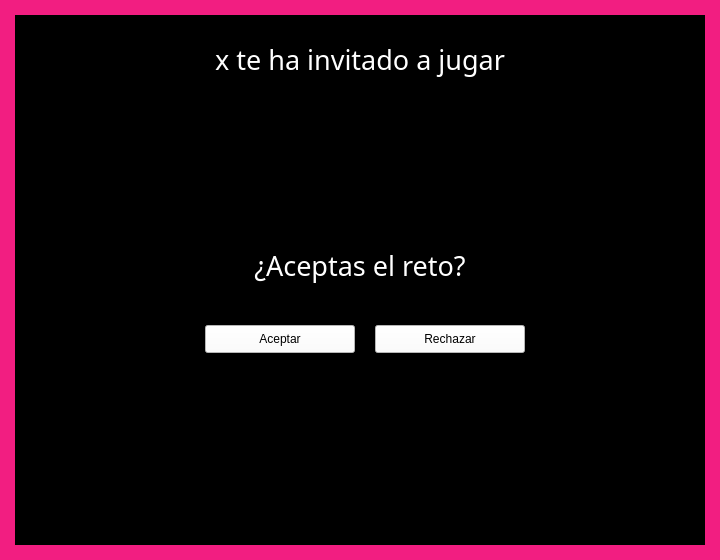
<?xml version="1.0" encoding="UTF-8"?>
<ui version="4.0">
 <class>Form</class>
 <widget class="QWidget" name="Form">
  <property name="geometry">
   <rect>
    <x>0</x>
    <y>0</y>
    <width>720</width>
    <height>560</height>
   </rect>
  </property>
  <property name="windowTitle">
   <string>Form</string>
  </property>
  <property name="styleSheet">
   <string notr="true">background-color: #F21E81</string>
  </property>
  <widget class="QWidget" name="widget" native="true">
   <property name="geometry">
    <rect>
     <x>15</x>
     <y>15</y>
     <width>690</width>
     <height>530</height>
    </rect>
   </property>
   <property name="styleSheet">
    <string notr="true">background-color: black</string>
   </property>
   <widget class="QLabel" name="title">
    <property name="geometry">
     <rect>
      <x>45</x>
      <y>19</y>
      <width>600</width>
      <height>51</height>
     </rect>
    </property>
    <property name="font">
     <font>
      <family>Gadugi</family>
      <pointsize>20</pointsize>
      <italic>false</italic>
     </font>
    </property>
    <property name="styleSheet">
     <string notr="true">color: white</string>
    </property>
    <property name="text">
     <string>x te ha invitado a jugar</string>
    </property>
    <property name="alignment">
     <set>Qt::AlignCenter</set>
    </property>
   </widget>
   <widget class="QPushButton" name="accept_button">
    <property name="geometry">
     <rect>
      <x>190</x>
      <y>310</y>
      <width>150</width>
      <height>28</height>
     </rect>
    </property>
    <property name="styleSheet">
     <string notr="true">background-color: white;
font-family: arial;
</string>
    </property>
    <property name="text">
     <string>Aceptar</string>
    </property>
    <property name="autoDefault">
     <bool>false</bool>
    </property>
    <property name="default">
     <bool>false</bool>
    </property>
    <property name="flat">
     <bool>false</bool>
    </property>
   </widget>
   <widget class="QLabel" name="simbolos">
    <property name="geometry">
     <rect>
      <x>260</x>
      <y>380</y>
      <width>181</width>
      <height>111</height>
     </rect>
    </property>
    <property name="styleSheet">
     <string notr="true">background-color: none;</string>
    </property>
    <property name="text">
     <string/>
    </property>
    <property name="pixmap">
     <pixmap>../Sprites/Decoraciones/tarjeta.png</pixmap>
    </property>
    <property name="scaledContents">
     <bool>true</bool>
    </property>
   </widget>
   <widget class="QLabel" name="logo">
    <property name="geometry">
     <rect>
      <x>70</x>
      <y>100</y>
      <width>590</width>
      <height>151</height>
     </rect>
    </property>
    <property name="text">
     <string/>
    </property>
    <property name="pixmap">
     <pixmap>../Sprites/Logos/logo_blanco.png</pixmap>
    </property>
    <property name="scaledContents">
     <bool>true</bool>
    </property>
    <property name="alignment">
     <set>Qt::AlignCenter</set>
    </property>
   </widget>
   <widget class="QLabel" name="reto">
    <property name="geometry">
     <rect>
      <x>45</x>
      <y>225</y>
      <width>600</width>
      <height>51</height>
     </rect>
    </property>
    <property name="font">
     <font>
      <family>Gadugi</family>
      <pointsize>20</pointsize>
      <italic>false</italic>
     </font>
    </property>
    <property name="styleSheet">
     <string notr="true">color: white</string>
    </property>
    <property name="text">
     <string>¿Aceptas el reto?</string>
    </property>
    <property name="alignment">
     <set>Qt::AlignCenter</set>
    </property>
   </widget>
   <widget class="QPushButton" name="rechazar_button">
    <property name="geometry">
     <rect>
      <x>360</x>
      <y>310</y>
      <width>150</width>
      <height>28</height>
     </rect>
    </property>
    <property name="styleSheet">
     <string notr="true">background-color: white;
font-family: arial;
</string>
    </property>
    <property name="text">
     <string>Rechazar</string>
    </property>
    <property name="autoDefault">
     <bool>false</bool>
    </property>
    <property name="default">
     <bool>false</bool>
    </property>
    <property name="flat">
     <bool>false</bool>
    </property>
   </widget>
  </widget>
 </widget>
 <resources/>
 <connections/>
</ui>
